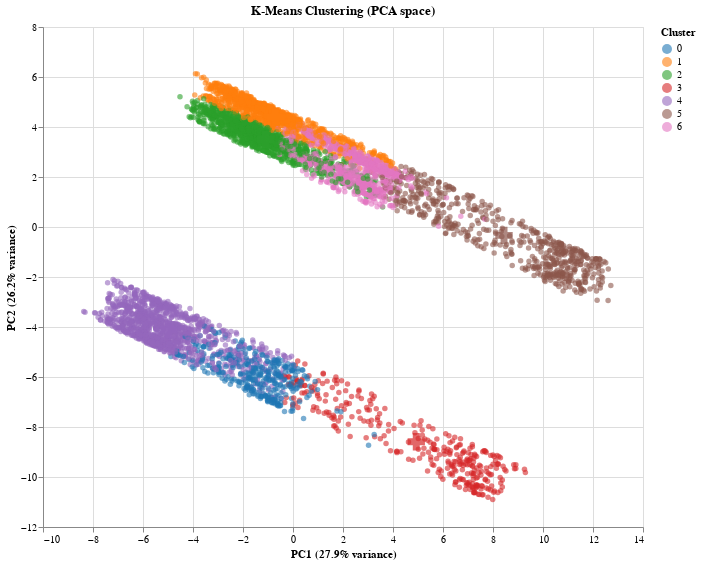

This figure's notebook cell:
### Code cell
# Get data for selected iteration
selected_iteration = len(iteration_data) - 1
iteration_info = iteration_data[selected_iteration]

# Create DataFrame for plotting
plot_df = X_pca_df.copy()
plot_df['cluster'] = iteration_info['clusters']
plot_df['cluster'] = plot_df['cluster'].astype(str)

# Create DataFrame for centroids
centroids_df = pd.DataFrame({
    'PC1': iteration_info['centroids_pc1'],
    'PC2': iteration_info['centroids_pc2'],
    'cluster': [str(i) for i in range(k)]
})

# Create scatter plot of data points
points = alt.Chart(plot_df).mark_circle(
    size=30,
    opacity=0.6
).encode(
    x=alt.X('PC1:Q', title=f'PC1 ({variance_explained[0]:.1%} variance)'),
    y=alt.Y('PC2:Q', title=f'PC2 ({variance_explained[1]:.1%} variance)'),
    color=alt.Color('cluster:N', title='Cluster',
                    scale=alt.Scale(scheme='category10')),
    tooltip=[
        alt.Tooltip('PC1:Q', format='.2f'),
        alt.Tooltip('PC2:Q', format='.2f'),
        'cluster:N'
    ]
)

# Create scatter plot of centroids
centroids_plot = alt.Chart(centroids_df).mark_point(
    shape='cross',
    size=300,
    filled=True,
    strokeWidth=3
).encode(
    x='PC1:Q',
    y='PC2:Q',
    color=alt.Color('cluster:N',
                    scale=alt.Scale(scheme='category10')),
    tooltip=[
        alt.Tooltip('PC1:Q', format='.2f'),
        alt.Tooltip('PC2:Q', format='.2f'),
        'cluster:N'
    ]
)

# Combine plots
chart = alt.layer(points, centroids_plot).properties(
    title='K-Means Clustering (PCA space)',
    width=600,
    height=500
)

chart

### Figure 1 — Vega-Lite specification as saved in the notebook (floating-point values rounded to 4 significant figures; data arrays with more than 128 entries replaced by an {"elided": "..."} marker saying what was removed)
{"config": {"view": {"continuousWidth": 300, "continuousHeight": 300}}, "layer": [{"data": {"name": "data-08c9bea15673a8f5c15b8a677abdae2c"}, "mark": {"type": "circle", "opacity": 0.6, "size": 30}, "encoding": {"color": {"field": "cluster", "scale": {"scheme": "category10"}, "title": "Cluster", "type": "nominal"}, "tooltip": [{"field": "PC1", "format": ".2f", "type": "quantitative"}, {"field": "PC2", "format": ".2f", "type": "quantitative"}, {"field": "cluster", "type": "nominal"}], "x": {"field": "PC1", "title": "PC1 (27.9% variance)", "type": "quantitative"}, "y": {"field": "PC2", "title": "PC2 (26.2% variance)", "type": "quantitative"}}}, {"data": {"name": "data-11e9137dfc5230e3b6f2897c7d9f015f"}, "mark": {"type": "point", "filled": true, "shape": "cross", "size": 300, "strokeWidth": 3}, "encoding": {"color": {"field": "cluster", "scale": {"scheme": "category10"}, "type": "nominal"}, "tooltip": [{"field": "PC1", "format": ".2f", "type": "quantitative"}, {"field": "PC2", "format": ".2f", "type": "quantitative"}, {"field": "cluster", "type": "nominal"}], "x": {"field": "PC1", "type": "quantitative"}, "y": {"field": "PC2", "type": "quantitative"}}}], "height": 500, "title": "K-Means Clustering (PCA space)", "width": 600, "$schema": "https://vega.github.io/schema/vega-lite/v5.20.1.json", "datasets": {"data-08c9bea15673a8f5c15b8a677abdae2c": {"elided": "5235 records"}, "data-11e9137dfc5230e3b6f2897c7d9f015f": [{"PC1": -1.545, "PC2": -5.882, "cluster": "0"}, {"PC1": -0.7133, "PC2": 4.398, "cluster": "1"}, {"PC1": -1.107, "PC2": 3.503, "cluster": "2"}, {"PC1": 4.93, "PC2": -8.59, "cluster": "3"}, {"PC1": -4.978, "PC2": -4.11, "cluster": "4"}, {"PC1": 8.441, "PC2": -0.3338, "cluster": "5"}, {"PC1": 2.365, "PC2": 2.34, "cluster": "6"}]}}
